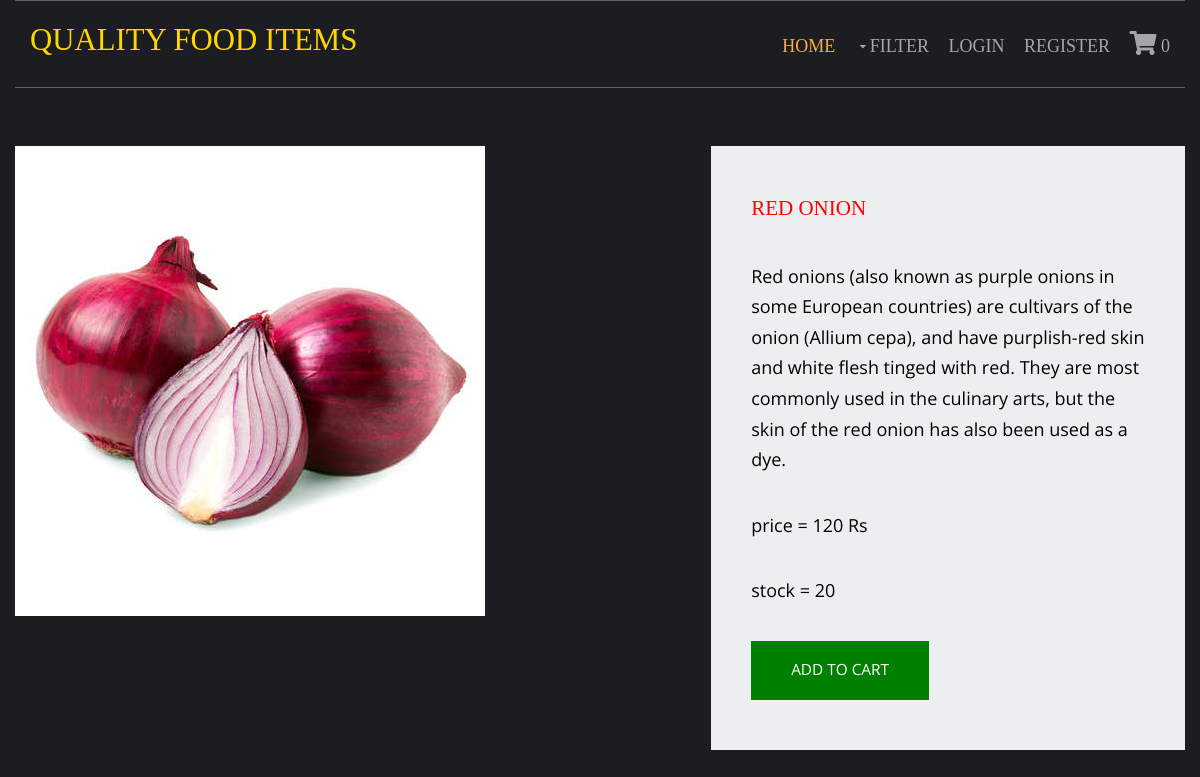
/vegetables/red-onion, run on the app's committed database.
### shop/models.py (models this page shows, shortened)
class products(models.Model):
    name = models.CharField(max_length=250, unique=True)
    slug = models.SlugField(max_length=250, unique=True)
    img = models.ImageField(upload_to='product')
    desc = models.TextField()
    available = models.BooleanField(default=True)
    stock = models.IntegerField()
    price = models.IntegerField()
    category = models.ForeignKey(categ,on_delete=models.CASCADE)

### shop/views.py (the view)
# urls.py: path('<slug:c_slug>/<slug:product_slug>',views.details,name='details'),
def details(request,c_slug,product_slug):
    try:
        prod = products.objects.get(category__slug=c_slug,slug=product_slug)
    except Exception as e:
        raise e
    return render(request,'item.html',{'pr':prod})

### cart/context_processor.py (called while the page is built)
def count(request):
    item_count=0
    if 'admin' in request.path:
        return{}
    else:
        try:
            ct = cartlist.objects.filter(cart_id=c_id(request))
            cti = items.objects.all().filter(cart=ct[:1])
            for c in cti:
                item_count+=c.quan
        except cartlist.DoesNotExist:
            item_count=0
        return dict(itc=item_count)

### cart/views.py (called while the page is built)
def c_id(request):
    ct_id = request.session.session_key
    if not ct_id:
        ct_id = request.session.create()
    return ct_id

### templates/item.html (shortened to what this page needs)
{% extends 'base.html' %}
{% load static %}
{% block content %}
<html lang="en">
<head>
    <link href="{% static 'pr/fontawesome/css/all.min.css' %}" rel="stylesheet" />
    <link href="{% static 'pr/css/templatemo-comparto.css' %}" rel="stylesheet" />
</head>
<body>
  <br><br>
        <section class="tm-mb-1" id="about">
            <div class="tm-row tm-about-row">
                <div class="tm-section-1-l">
                    <img src="{{pr.img.url}}" alt="About image" class="tm-img-responsive">
                </div>
                <article class="tm-section-1-r tm-bg-color-8" style="font-familt:times-new-roman">
                    <h2 class="tm-mb-2 tm-title-color" style="color:red;">{{pr.name}}</h2>
                    <p style="color:black;">{{pr.desc}}</p>
                    <p style="color:black;">price = {{pr.price}} Rs</p>
                    <p style="color:black;">stock = {{pr.stock}}</p>
                    {% if pr.stock <= 0 %}
                    <h2 style="color:red">Out of stock</h2>
                    {% else %}
                    <a href="{% url 'addcart' pr.id %}" class="tm-btn tm-btn-1 tm-link-to-services" style="background-color:green;" >ADD TO CART</a>
                    {% endif %}
                </article>
            </div>
        </section>
</body>
</html>
{% endblock %}

### static/hm/layout/styles/layout.css (style rules this page uses)
*, *::before, *::after { transition:all .3s ease-in-out; }
body { color:#A5A6AA; background-color:#1C1D21; }
a { color:#FBAB45; }

### static/pr/css/templatemo-comparto.css (style rules this page uses)
*, *::before, *::after { box-sizing: border-box; outline: none; }
ul, h1, h2, h3, h4, p, figure { padding: 0; margin: 0; }
body { font-family: 'Open Sans', Arial, sans-serif; font-size: 18px; overflow-x: hidden; padding-left: 15px; padding-right: 15px; margin: 0; }
h2 { font-size: 1.5rem; }
a { transition: all 0.3s ease; text-decoration: none; }
p { color: #666; line-height: 1.7; margin-bottom: 35px; }
h1, h2, h3, h4, h5, h6 { color: #333; }
.tm-mb-1 { margin-bottom: 20px; }
.tm-mb-2 { margin-bottom: 40px; }
.tm-bg-color-8 { background-color: #EDEEEF; }
.tm-img-responsive { max-width: 100%; height: auto; }
.tm-section-1-l { width: 57.85%; margin-right: 1.65%; }
.tm-section-1-r { padding: 50px 40px; width: 40.5%; }
.tm-row { display: flex; }
.tm-btn { display: inline-block; padding: 15px 40px; font-size: 1.1rem; border: none; background-color: #CC9999; color: white; }
a { color: #666; }

### static/hm/layout/styles/framework.css (style rules this page uses)
html { overflow-y:scroll; overflow-x:hidden; }
html, body { margin:0; padding:0; font-size:14px; line-height:1.6em; }
*, *::before, *::after { box-sizing:border-box; }
a { outline:none; text-decoration:none; }
img { width:auto; max-width:100%; height:auto; margin:0; padding:0; border:none; line-height:normal; vertical-align:middle; }
body, input, textarea, select { font-family:Verdana, Geneva, sans-serif; }
h1, h2, h3, h4, h5, h6, .heading { font-family:Georgia, "Times New Roman", Times, serif; }
::placeholder { opacity:1; }
h1, h2, h3, h4, h5, h6, .heading { margin:0 0 20px 0; font-size:1.4rem; line-height:normal; font-weight:normal; text-transform:uppercase; }
address, article, aside, figcaption, figure, footer, header, main, nav, section { display:block; margin:0; padding:0; }

### data on the page
products: img (picture), name "RED ONION", desc "Red onions (also known as purple onions in some European countries) are cultivars of the onion (Allium cepa), and have purplish-red skin and white flesh tinged with red. They are most commonly used in the culinary arts, but the skin of the red onion has also been used as a dye.", price "120", stock "20"

### other printed values
{{ itc }} "0"
